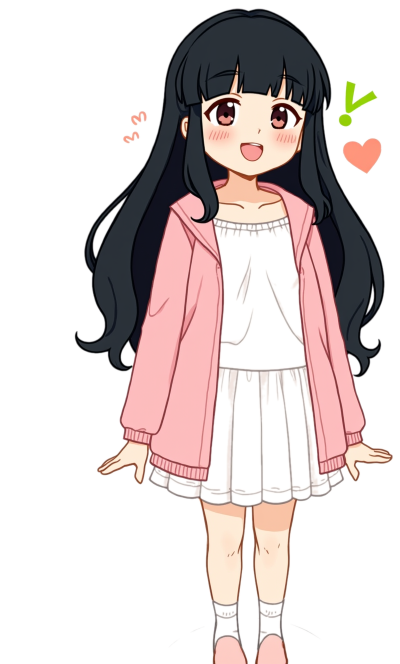
#> input picture EP01_forced_compliment/v3_layers/alphas_rejected/20260414_141039_alpha_A_subin_entrance.png, 800 x 1328 px, found by its file name (shown at 1/2 size)
$ python -i v3_extract_alpha.py   (imports and definitions only)
#> lines starting #> are read from the running program, lines starting #| are printed output that depends on the picture; after the words box and inside, x2 and y2 are one past the last pixel; in counts of white or black regions, pixels touching at a corner belong together
#!/usr/bin/env python3
"""
v3 Phase 2.5: 듀얼 스타일 알파 추출
- 스타일 A (char_A_*): 흰 배경 제거 (threshold 기반)
- 스타일 B (char_B_*): 크로마키 녹색 배경 제거
파일명 접두사로 자동 분류, alphas/ 에 RGBA PNG 저장
"""
import sys, os
from pathlib import Path
from datetime import datetime

try:
    import numpy as np
    from PIL import Image
except ImportError:
    print("pip install numpy Pillow 필요")
    sys.exit(1)

V3_DIR = Path(__file__).parent / "v3_layers"
CHAR_DIR = V3_DIR / "characters"
ALPHA_DIR = V3_DIR / "alphas"


def detect_style(filename):
    """파일명에서 스타일 A/B 자동 판별"""
    name = filename.lower()
    if "_char_a_" in name or "_a_" in name.split("char_")[-1][:3]:
        return "A"
    elif "_char_b_" in name or "_b_" in name.split("char_")[-1][:3]:
        return "B"
    # 파일 내용으로 판별: 초록 비율 높으면 B, 흰색 비율 높으면 A
    return None  # 파일 분석 필요


def detect_style_by_content(img_path):
    """이미지 픽셀로 스타일 자동 판별 (파일명 불확실 시)"""
    img = Image.open(img_path).convert("RGB")
    arr = np.array(img, dtype=np.float32)
    r, g, b = arr[:, :, 0], arr[:, :, 1], arr[:, :, 2]
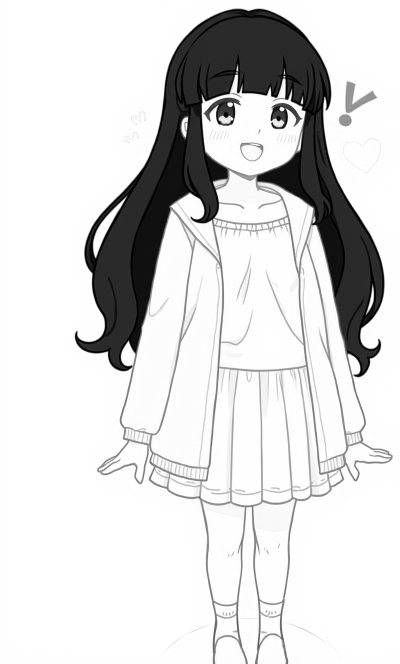
#> r: shape (1328, 800) float32 (shown at 1/2 size); min 0, max 255, mean 217.6
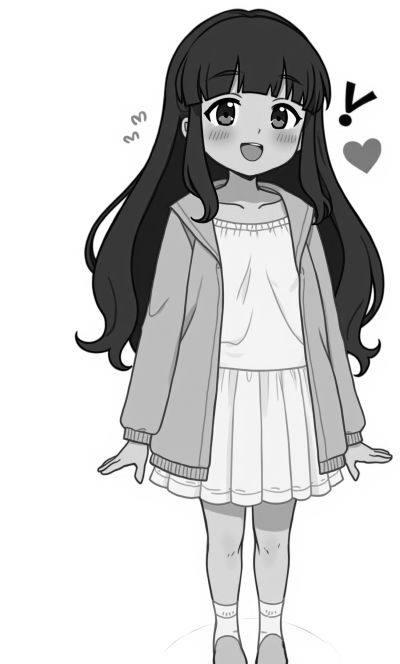
#> b: shape (1328, 800) float32 (shown at 1/2 size); min 0, max 255, mean 205.6

    # 초록 배경 비율
    green_ratio = np.mean((g > 100) & (g - r > 40) & (g - b > 40))
#> green_ratio = 0.00187
    # 흰색 배경 비율
    white_ratio = np.mean((r > 230) & (g > 230) & (b > 230))
#> white_ratio = 0.633

    if green_ratio > 0.15:
        return "B"
    elif white_ratio > 0.15:
        return "A"
    return "A"  # 기본값


def whitebg_extract(img_path, output_path, threshold=240, edge_blur=1.5):
    """
    흰 배경을 알파로 변환 (스타일 A용) — v2 Flood Fill 방식
    이미지 가장자리에서 시작하여 흰색으로 연결된 영역만 배경으로 판정.
    흰 옷, 흰 소품 등 캐릭터 내부의 흰색은 보존됨.
    """
#> called with threshold = 240, edge_blur = 1.5
    from scipy.ndimage import label, binary_dilation, gaussian_filter

    img = Image.open(img_path).convert("RGBA")
#> img is the input picture: PIL image 800x1328 RGBA; mean R, G, B, A 217.6, 206.7, 205.6, 92.7
    arr = np.array(img, dtype=np.float32)
#> arr: shape (1328, 800, 4) float32
    r, g, b = arr[:, :, 0], arr[:, :, 1], arr[:, :, 2]
    h, w = r.shape
#> h = 1328; w = 800

    # 1단계: 흰색 후보 마스크 (전역)
    white_mask = (r > threshold) & (g > threshold) & (b > threshold)
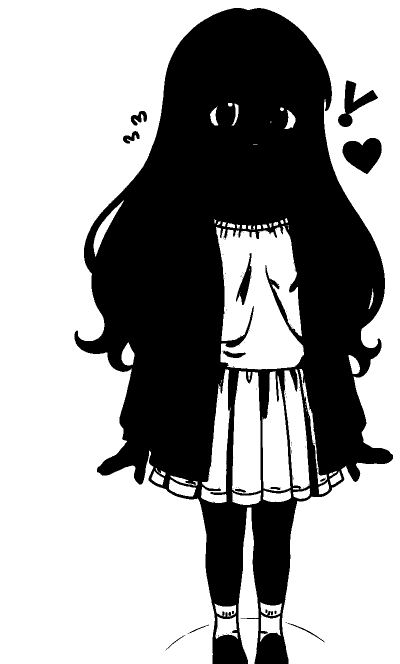
#> white_mask: shape (1328, 800) bool (shown at 1/2 size); 62.7% white; 100 black regions (83 under 20 px), largest, box (x1, y1, x2, y2) and area: (149, 16, 786, 1328) 386198, (685, 276, 764, 348) 3806, (676, 161, 756, 254) 2672
    # 밝은 무채색도 포함
    near_white = (r > threshold - 15) & (g > threshold - 15) & (b > threshold - 15)
#> near_white: shape (1328, 800) bool; 63.7% white; 53 black regions (32 under 20 px), largest, box (x1, y1, x2, y2) and area: (149, 16, 786, 1328) 376922, (686, 276, 763, 348) 3703, (690, 161, 755, 227) 1921
    max_rgb = np.maximum(np.maximum(r, g), b)
    min_rgb = np.minimum(np.minimum(r, g), b)
    low_saturation = (max_rgb - min_rgb) < 20
#> low_saturation: shape (1328, 800) bool; 79.6% white; 63 black regions (43 under 20 px), largest, box (x1, y1, x2, y2) and area: (403, 129, 786, 963) 86198, (194, 384, 449, 971) 85857, (390, 992, 496, 1210) 14951
    candidate_mask = white_mask | (near_white & low_saturation)
#> candidate_mask: shape (1328, 800) bool; 63.6% white; 52 black regions (32 under 20 px), largest, box (x1, y1, x2, y2) and area: (149, 16, 786, 1328) 377548, (685, 276, 763, 348) 3764, (677, 161, 756, 254) 2582

    # 2단계: 가장자리 접촉 마스크 (이미지 테두리 2px)
    edge_touch = np.zeros_like(candidate_mask)
    edge_touch[:2, :] = True    # 상단
    edge_touch[-2:, :] = True   # 하단
    edge_touch[:, :2] = True    # 좌측
    edge_touch[:, -2:] = True   # 우측

    # 3단계: 흰색 후보 중 가장자리에 연결된 것만 배경으로 판정 (Flood Fill)
    # connected components에서 가장자리에 닿는 컴포넌트만 선택
    labeled, n_labels = label(candidate_mask)
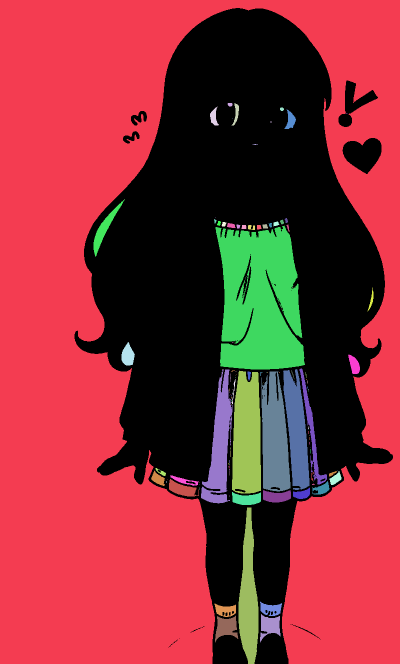
#> labeled: shape (1328, 800) int32 (shown at 1/2 size); 132 distinct labels, from 0 to 131; one colour per label, 0 black
#> n_labels = 131
    bg_mask = np.zeros_like(candidate_mask)
    edge_labels = set(np.unique(labeled[edge_touch & candidate_mask]))
#> edge_labels = 2 items
    edge_labels.discard(0)  # 0은 배경 라벨

    for lbl in edge_labels:
        bg_mask |= (labeled == lbl)
#> this loop made 2 passes
#> lbl on pass 2: 126
#> pass 1, in whitebg_extract, `bg_mask |= (labeled == lbl)`:
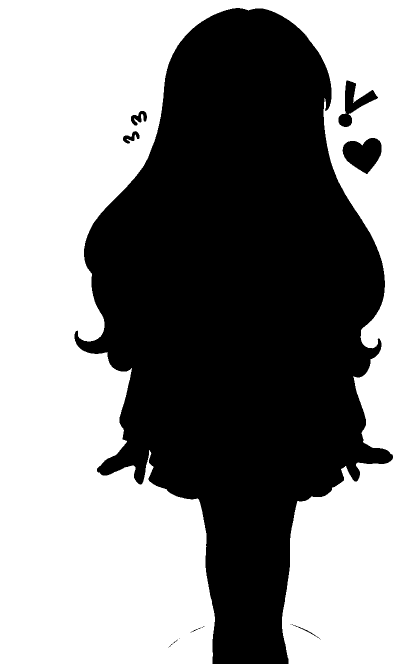
#> bg_mask: shape (1328, 800) bool (shown at 1/2 size); 53.8% white; 12 black regions (4 under 20 px), largest, box (x1, y1, x2, y2) and area: (149, 16, 786, 1328) 483170, (685, 276, 763, 348) 3764, (677, 161, 756, 254) 2584

    # 4단계: 배경 마스크 약간 확장 (1px) — 흰색 프린지 제거
    bg_mask = binary_dilation(bg_mask, iterations=1)
#> bg_mask: shape (1328, 800) bool; 55.1% white; 8 black regions (3 under 20 px), largest, box (x1, y1, x2, y2) and area: (150, 17, 785, 1328) 470928, (686, 277, 762, 347) 3554, (678, 162, 755, 253) 2275, (263, 223, 293, 250) 348, (247, 263, 278, 286) 273

    # 알파 마스크 (배경=0, 전경=255)
    alpha = np.where(bg_mask, 0, 255).astype(np.uint8)

    # 경계 부드럽게
    if edge_blur > 0:
        alpha_float = alpha.astype(np.float32)
        blurred = gaussian_filter(alpha_float, sigma=edge_blur)
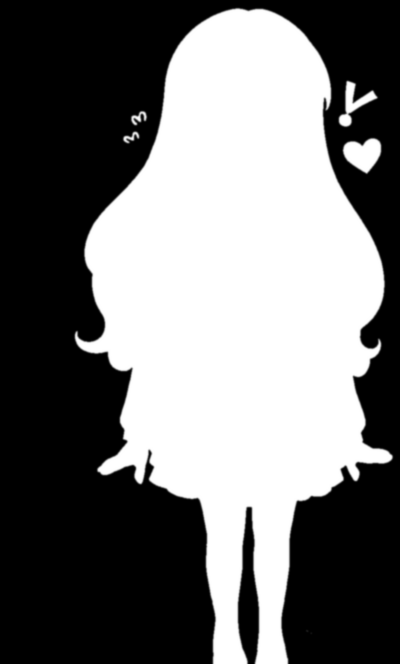
#> blurred: shape (1328, 800) float32 (shown at 1/2 size); min 0, max 255, mean 114.6
        edge_zone = (blurred > 10) & (blurred < 245)
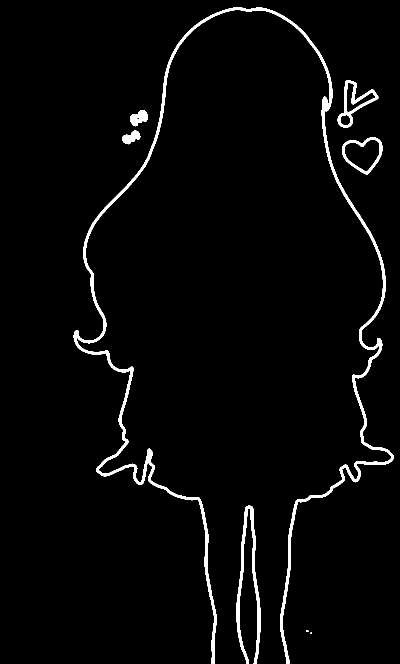
#> edge_zone: shape (1328, 800) bool (shown at 1/2 size); 2.7% white; 8 white regions (2 under 20 px), largest, box (x1, y1, x2, y2) and area: (147, 14, 788, 1328) 20873, (473, 1011, 521, 1328) 3620, (675, 160, 757, 256) 1797, (684, 274, 765, 349) 1269, (260, 220, 296, 253) 715, (244, 261, 281, 289) 587
        alpha = np.where(edge_zone, np.clip(blurred, 0, 255).astype(np.uint8), alpha)

    # 알파 적용
    arr[:, :, 3] = alpha
    result = Image.fromarray(arr.astype(np.uint8), "RGBA")
    result.save(output_path)
    return True


# [46 lines left out: function chromakey_extract, not called in this run]


def extract_one(f, verbose=True):
    """단일 파일 알파 추출 (스타일 자동 감지)"""
    ts = datetime.now().strftime("%Y%m%d_%H%M%S")
    stem = f.stem
    if "_char_" in stem:
        char_part = stem.split("_char_", 1)[1]
    else:
        char_part = stem

    # 스타일 감지
    style = detect_style(f.name)
    if style is None:
        style = detect_style_by_content(str(f))

    out_name = f"{ts}_alpha_{char_part}.png"
    out_path = ALPHA_DIR / out_name

    try:
        if style == "A":
            whitebg_extract(str(f), str(out_path))
            method = "흰배경"
        else:
            chromakey_extract(str(f), str(out_path))
            method = "크로마키"

        if verbose:
            print(f"  ✅ [{style}/{method}] {f.name} → {out_name}")
        return True
    except Exception as e:
        if verbose:
            print(f"  ❌ {f.name}: {e}")
        return False


# [30 lines left out: function process_all, not called in this run]


def process_single(filename):
    ALPHA_DIR.mkdir(parents=True, exist_ok=True)
    src = CHAR_DIR / filename
    if not src.exists():
        print(f"❌ 파일 없음: {src}")
        return
    extract_one(src)


# [12 lines not run here, left out]

>>> result = process_single('v3_layers/alphas_rejected/20260414_141039_alpha_A_subin_entrance.png')
